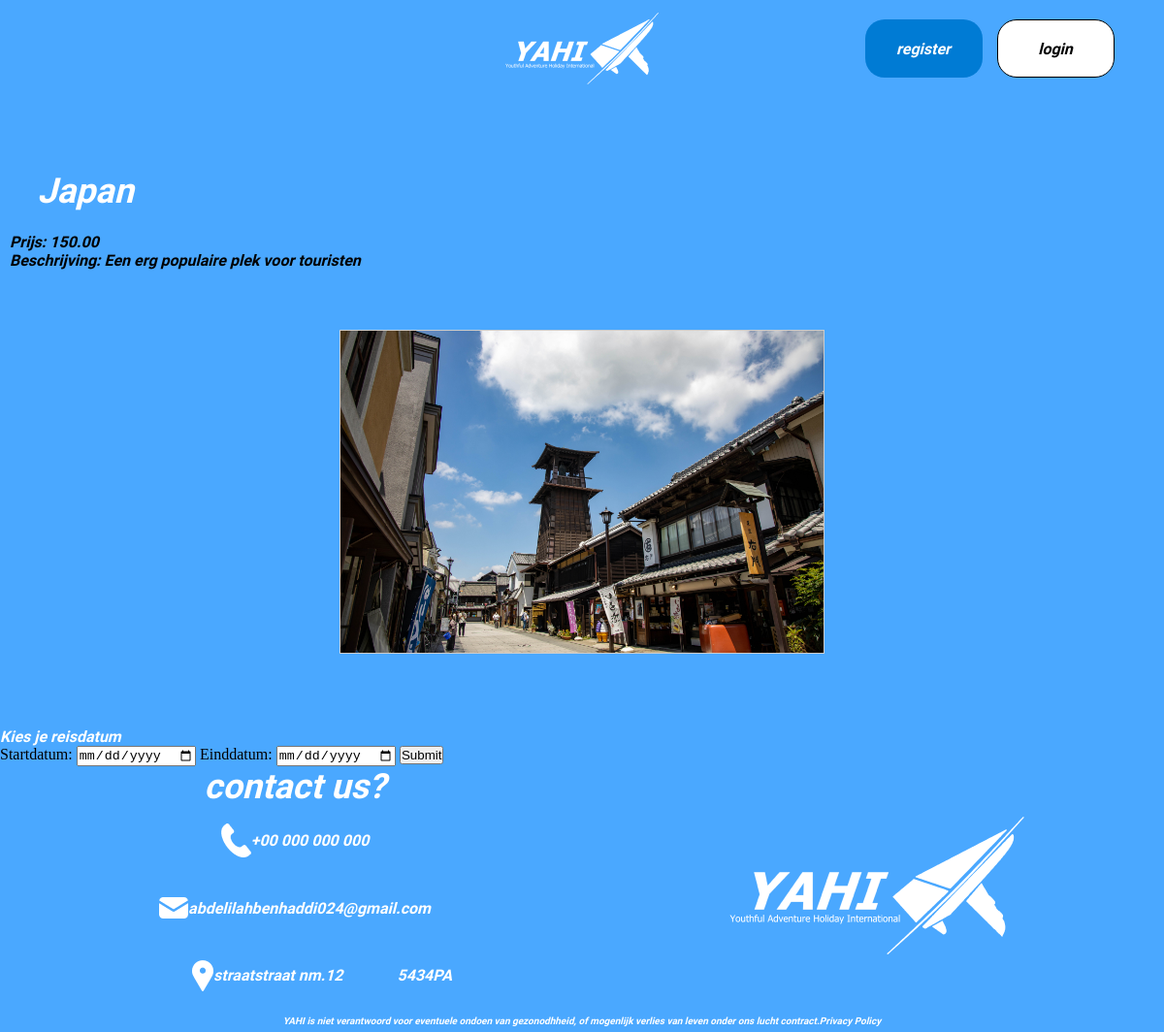
The app's page /docker/html/pages/landen/Japan.php, older data.
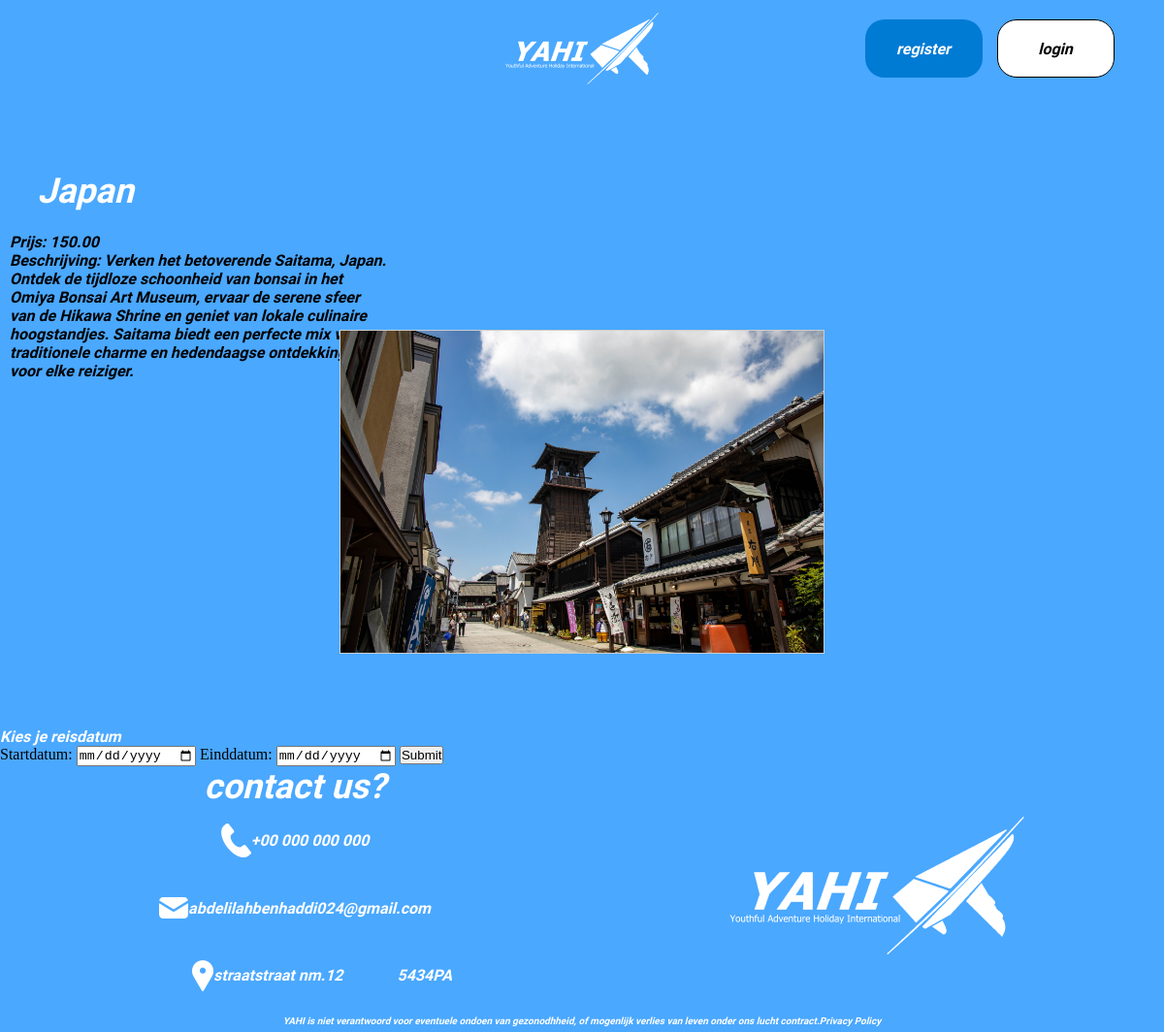
The same page, newer data.
### tables this page shows
CREATE TABLE `reizen` (
  `id` int(11) NOT NULL,
  `naam` varchar(100) NOT NULL,
  `beschrijving` text NOT NULL,
  `prijs` decimal(10,2) NOT NULL,
  `bestemmingen_id` int(11) NOT NULL,
  `file` varchar(50) NOT NULL
);

### docker/html/pages/landen/Japan.php (the view, shortened to what this page needs)
<!DOCTYPE html>
<html lang="en">
<head>
    <link rel="stylesheet" href="../../css/maincss.css">
</head>
<body>
    <?php
        include '../../includes/header.php';
        include "../conn.php";
        $specific_naam = 'Japan';
        $stmt = $connection->prepare("SELECT id, naam, prijs, beschrijving, file FROM reizen WHERE naam = :naam");
        $stmt->bindParam(':naam', $specific_naam);
        $stmt->execute();
        echo '<div class="singleReis">';
        echo '<section class="productenRow">';
        while ($row = $stmt->fetch(PDO::FETCH_ASSOC)) {
            echo '<div class="singleReis">';
            echo '<div class="singleTitle">';
            echo '<h6>' . htmlspecialchars($row['naam']) . '</h6>';
            echo '</div>';
            echo '<div class="singleText">';
            echo '<h4>Prijs: ' . htmlspecialchars($row['prijs']) . '</h4>';
            echo '<h4>Beschrijving: ' . htmlspecialchars($row['beschrijving']) . '</h4>';
            echo '</div>';
            echo '<div class="singleConImgFlorida">';
            echo '<div class="singleImgFlorida">';
            echo '<img src="../uploads/' . htmlspecialchars($row['file']) . '" alt="' . htmlspecialchars($row['naam']) . '">';
            echo '</div>';
            echo '</div>';
            echo '</div>';
        }
        echo '</section>';
        echo '</div>';
    ?>
    <h1>Kies je reisdatum</h1>
    <form method="POST" action="../submit_booking.php">
        <label for="startdatum">Startdatum:</label>
        <input type="date" id="startdatum" name="startdatum" required>
        <label for="einddatum">Einddatum:</label>
        <input type="date" id="einddatum" name="einddatum" required>
        <button type="submit">Submit</button>
    </form>
</body>
</html>
<?php
    include '../../includes/footer.php';
?>

Row changes from the older to the newer data that the page shows:
changed reizen "Japan": beschrijving "Een erg populaire plek voor touristen" → "Verken het betoverende Saitama, Japan. Ontdek de tijdloze schoonheid van bonsai in het Omiya Bonsai Art Museum, ervaar de serene sfeer van de Hikawa Shrine en geniet van lokale culinaire hoogstandjes. Saitama biedt een perfecte mix van traditionele charme en hedendaagse ontdekkingen voor elke reiziger."
